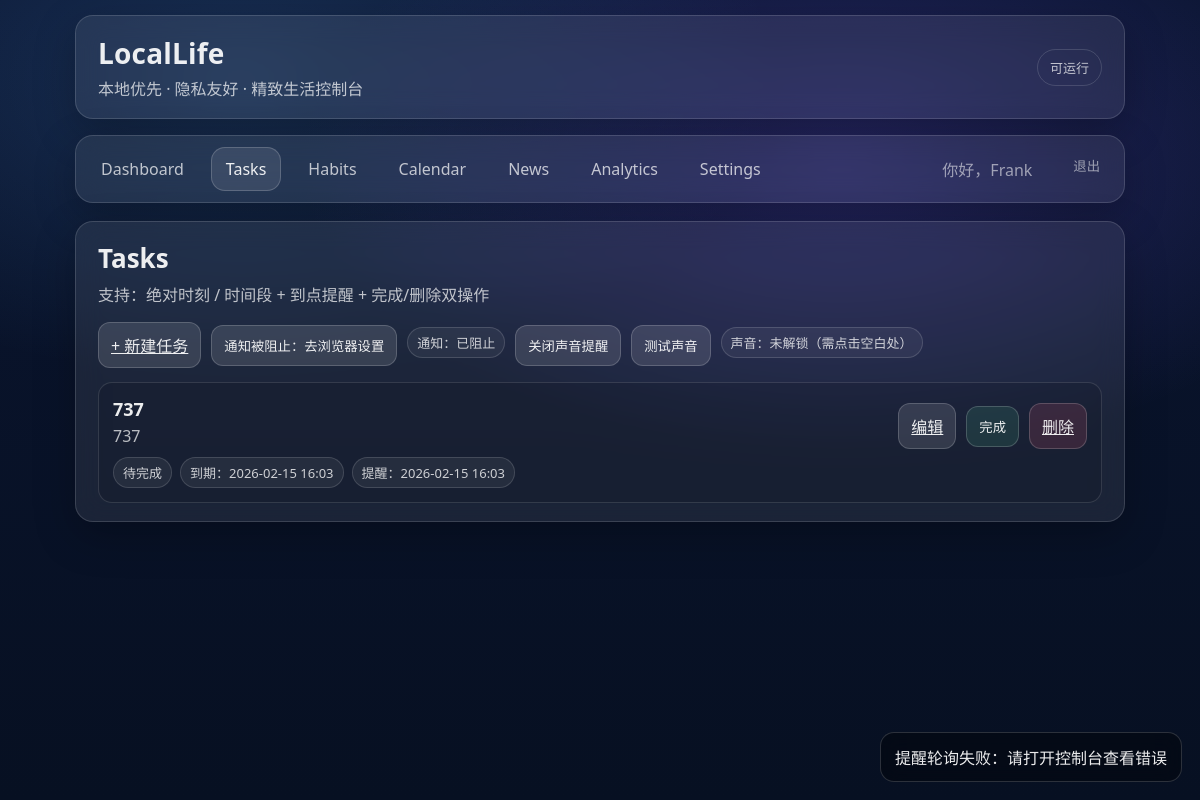
/tasks/ (signed in), run on an earlier commit of the app's database.
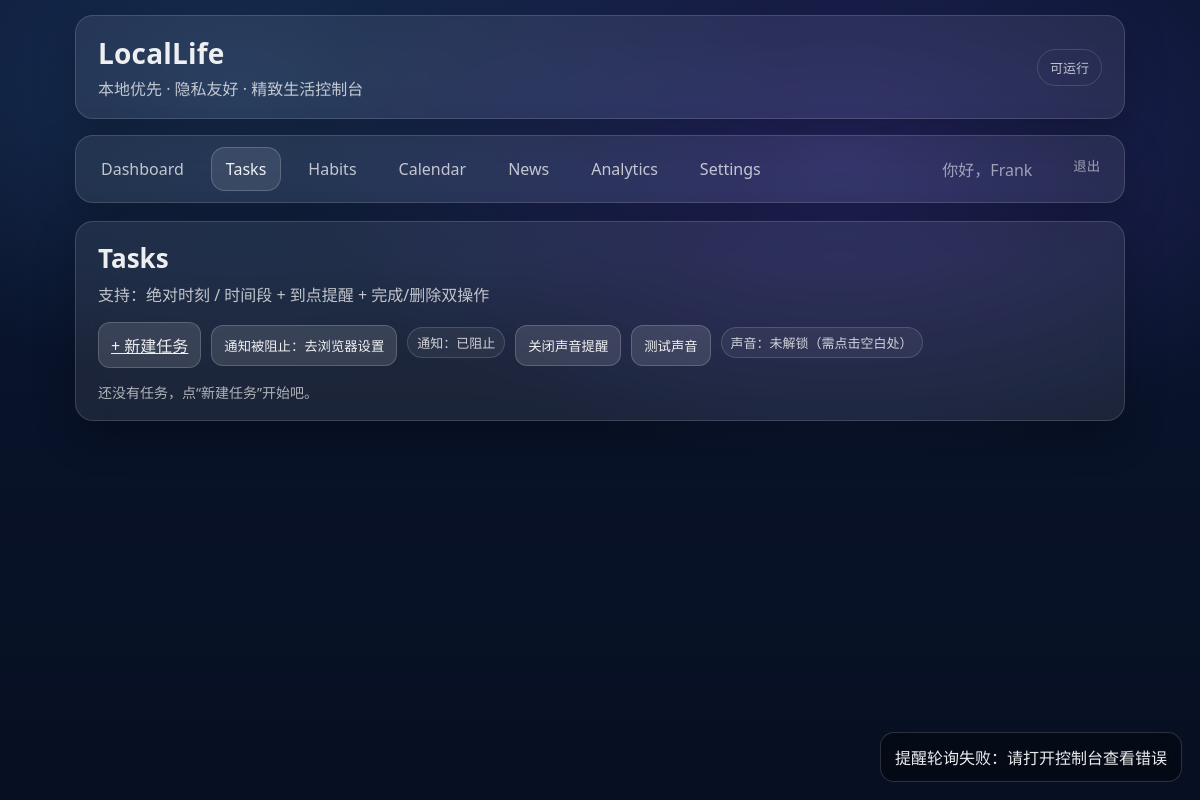
And on a later commit of the database.
### tasks/models.py (models this page shows, shortened)
class Task(models.Model):
    class Status(models.TextChoices):
        TODO = "TODO", "待完成"
        DONE = "DONE", "已完成"
    class ScheduleKind(models.TextChoices):
        NONE = "NONE", "不设置时间"
        AT = "AT", "绝对时刻"
        WINDOW = "WINDOW", "时间段"
    user = models.ForeignKey(settings.AUTH_USER_MODEL, on_delete=models.CASCADE, related_name="tasks")
    title = models.CharField(max_length=120)
    description = models.TextField(blank=True, default="")
    status = models.CharField(max_length=8, choices=Status.choices, default=Status.TODO)
    schedule_kind = models.CharField(max_length=10, choices=ScheduleKind.choices, default=ScheduleKind.NONE)
    due_at = models.DateTimeField(null=True, blank=True)          # AT 用
    window_start = models.DateTimeField(null=True, blank=True)    # WINDOW 用
    window_end = models.DateTimeField(null=True, blank=True)      # WINDOW 用
    remind_enabled = models.BooleanField(default=False)
    remind_lead_minutes = models.PositiveIntegerField(default=0)  # 提前多少分钟提醒
    remind_at = models.DateTimeField(null=True, blank=True)
    reminded_at = models.DateTimeField(null=True, blank=True)     # 防止重复提醒
    completed_at = models.DateTimeField(null=True, blank=True)
    created_at = models.DateTimeField(auto_now_add=True)
    updated_at = models.DateTimeField(auto_now=True)

### tasks/views.py (the view)
# urls.py: path("", TaskListView.as_view(), name="index"),
class TaskListView(LoginRequiredMixin, ListView):
    model = Task
    template_name = "tasks/task_list.html"
    context_object_name = "tasks"
    def get_queryset(self):
        qs = Task.objects.filter(user=self.request.user)
        return qs.order_by("status", "remind_at", "due_at", "window_start", "-created_at")

### templates/tasks/task_list.html (shortened to what this page needs)
{% extends "base.html" %}
{% load static tz %}
{% block content %}
  <section class="glass card">
    <div class="card-title">Tasks</div>
    <div class="card-subtitle">支持：绝对时刻 / 时间段 + 到点提醒 + 完成/删除双操作</div>
    <div class="row">
      <a class="btn" href="{% url 'tasks:create' %}">+ 新建任务</a>
      <button class="btn subtle" id="btn-notify-toggle" type="button">…</button>
      <span class="pill" id="notify-badge">…</span>
      <button class="btn subtle" id="btn-sound-toggle" type="button">…</button>
      <button class="btn subtle" id="btn-sound-test" type="button">测试声音</button>
      <span class="pill" id="sound-badge">…</span>
    </div>
    <div class="table">
      {% for t in tasks %}
        <div class="task-item {% if t.status == 'DONE' %}done{% endif %}">
          <div class="task-main">
            <div class="task-title">{{ t.title }}</div>
            {% if t.description %}
              <div class="task-desc">{{ t.description }}</div>
            {% endif %}
            <div class="task-meta">
              <span class="pill">{{ t.get_status_display }}</span>
              {% if t.schedule_kind == "AT" and t.due_at %}
                <span class="pill">到期：{{ t.due_at|localtime|date:"Y-m-d H:i" }}</span>
              {% elif t.schedule_kind == "WINDOW" and t.window_start and t.window_end %}
                <span class="pill">时间段：{{ t.window_start|localtime|date:"Y-m-d H:i" }} ~ {{ t.window_end|localtime|date:"H:i" }}</span>
              {% else %}
                <span class="pill">未设置时间</span>
              {% endif %}
              {% if t.remind_enabled and t.remind_at %}
                <span class="pill">提醒：{{ t.remind_at|localtime|date:"Y-m-d H:i" }}</span>
              {% endif %}
            </div>
          </div>
          <div class="task-actions">
            <a class="btn subtle" href="{% url 'tasks:update' t.id %}">编辑</a>
            {% if t.status != "DONE" %}
              <form method="post" action="{% url 'tasks:complete' t.id %}">
                <button class="btn success" type="submit">完成</button>
              </form>
            {% endif %}
            <a class="btn danger" href="{% url 'tasks:delete' t.id %}">删除</a>
          </div>
        </div>
      {% empty %}
        <div class="muted">还没有任务，点“新建任务”开始吧。</div>
      {% endfor %}
    </div>
  </section>
  <div id="toast-root"></div>
{% endblock %}

### templates/base.html (shortened to what this page needs)
<!doctype html>
<html lang="zh">
<head>
  {%load static%}
  <link rel="stylesheet" href="{% static 'css/app.css' %}">
</head>
<body>
  <div class="wrap">
    <header class="glass header">
      <div>
        <div class="brand">LocalLife</div>
        <div class="slogan">本地优先 · 隐私友好 · 精致生活控制台</div>
      </div>
      <div class="badge">可运行</div>
    </header>
    <nav class="glass tabs">
      {% if user.is_authenticated %}
        {% url 'core:dashboard' as dash_url %}
        {% url 'tasks:index' as tasks_url %}
        {% url 'habits:index' as habits_url %}
        {% url 'planner:index' as cal_url %}
        {% url 'news:home' as news_url %}
        {% url 'analytics_app:index' as ana_url %}
        {% url 'profiles:settings' as set_url %}
        <div class="tabs-left">
          <a class="tab {% if request.path == dash_url %}active{% endif %}" href="{{ dash_url }}">Dashboard</a>
          <a class="tab {% if request.path|slice:":7" == "/tasks/" %}active{% endif %}" href="{{ tasks_url }}">Tasks</a>
          <a class="tab {% if request.path|slice:":8" == "/habits/" %}active{% endif %}" href="{{ habits_url }}">Habits</a>
          <a class="tab {% if request.path|slice:":10" == "/calendar/" %}active{% endif %}" href="{{ cal_url }}">Calendar</a>
          <a class="tab {% if request.path|slice:":7" == "/news/" %}active{% endif %}" href="{{ news_url }}">News</a>
          <a class="tab {% if request.path|slice:":11" == "/analytics/" %}active{% endif %}" href="{{ ana_url }}">Analytics</a>
          <a class="tab {% if request.path|slice:":10" == "/settings/" %}active{% endif %}" href="{{ set_url }}">Settings</a>
        </div>
        <div class="tabs-right">
        <span class="tab subtle">你好，{{ user.username }}</span>
        <form method="post" action="{% url 'logout' %}" style="display:inline;">
          <button type="submit" class="tab subtle" style="background:transparent;border:0;cursor:pointer;">
            退出
          </button>
        </form>
      </div>
      {% else %}
        <div class="tabs-left">
          <a class="tab subtle">未登录</a>
        </div>
      {% endif %}
    </nav>
    <main>
      {% block content %}{% endblock %}
    </main>
  </div>
</body>
</html>

### static/css/app.css (style rules this page uses)
:root { --bg1:#071022; --bg2:#0a1530; --glass: rgba(255,255,255,.08); --stroke: rgba(255,255,255,.14); --text: rgba(255,255,255,.92); --muted: rgba(255,255,255,.72); --muter: rgba(255,255,255,.55); }
* { box-sizing:border-box; margin:0; padding:0; }
body { margin:0; font-family: system-ui, -apple-system, Segoe UI, Roboto, "PingFang SC", "Microsoft YaHei", sans-serif; color: var(--text); background: radial-gradient(900px 500px at 70% 20%, rgba(120,90,255,.25), transparent 60%), radial-gradient(900px 500px at 20% 10%, rgba(90,170,255,.18), transparent 60%), linear-gradient(180deg, var(--bg2), var(--bg1)); min-height: 100vh; }
.wrap { width: 90%; max-width: 1200px; min-width: 320px; margin: 0 auto; padding: 15px; }
.glass { background: var(--glass); border: 1px solid var(--stroke); border-radius: 18px; backdrop-filter: blur(14px); -webkit-backdrop-filter: blur(14px); box-shadow: 0 14px 40px rgba(0,0,0,.25); }
.header { padding: 18px 22px; display:flex; align-items:center; justify-content: space-between; margin-bottom: 16px; }
.brand { font-size: 28px; font-weight: 750; letter-spacing: .2px; }
.slogan { color: var(--muted); margin-top: 4px; }
.badge { padding: 8px 12px; border-radius: 999px; border: 1px solid var(--stroke); color: var(--muted); font-size: 13px; }
.tabs { padding: 10px; display:flex; gap: 8px; align-items:center; margin-bottom: 18px; }
.tab { padding: 10px 14px; border-radius: 14px; text-decoration:none; color: var(--muted); border: 1px solid transparent; }
.tab.active { color: var(--text); background: rgba(255,255,255,.10); border-color: rgba(255,255,255,.18); }
.tab.subtle { color: var(--muter); }
.card { padding: 18px 22px; margin-bottom: 14px; }
.card-title { font-size: 26px; font-weight: 760; margin-bottom: 6px; }
.card-subtitle { color: var(--muted); font-size: 16px; }
.btn { margin-top: 6px; padding: 10px 12px; border-radius: 12px; border: 1px solid rgba(255,255,255,.18); background: rgba(255,255,255,.12); color: var(--text); cursor: pointer; }
.row { display:flex; gap:10px; align-items:center; flex-wrap:wrap; margin-top:10px; }
.muted { color: rgba(255,255,255,.65); font-size: 14px; }
.table { margin-top: 14px; display:flex; flex-direction:column; gap:10px; }
.pill { padding: 5px 9px; border: 1px solid rgba(255,255,255,.14); border-radius: 999px; color: rgba(255,255,255,.78); font-size: 13px; background: rgba(255,255,255,.06); }
#toast-root { position: fixed; right: 18px; bottom: 18px; display:flex; flex-direction:column; gap:10px; z-index: 9999; }
.tabs { display:flex; flex-wrap: wrap; gap: 10px; align-items: center; }
.tabs-left { display:flex; flex-wrap: wrap; column-gap: 12px; row-gap: 16px; }
.tabs-right { margin-left: auto; display:flex; column-gap: 12px; row-gap: 16px; }

What changed in the data, as far as the page shows it:
removed Task: title "737", description "737", status "待完成", due_at "2026-02-15 16:03", remind_at "2026-02-15 16:03"
Also different on the page:
text now shown: "还没有任务，点“新建任务”开始吧。"
